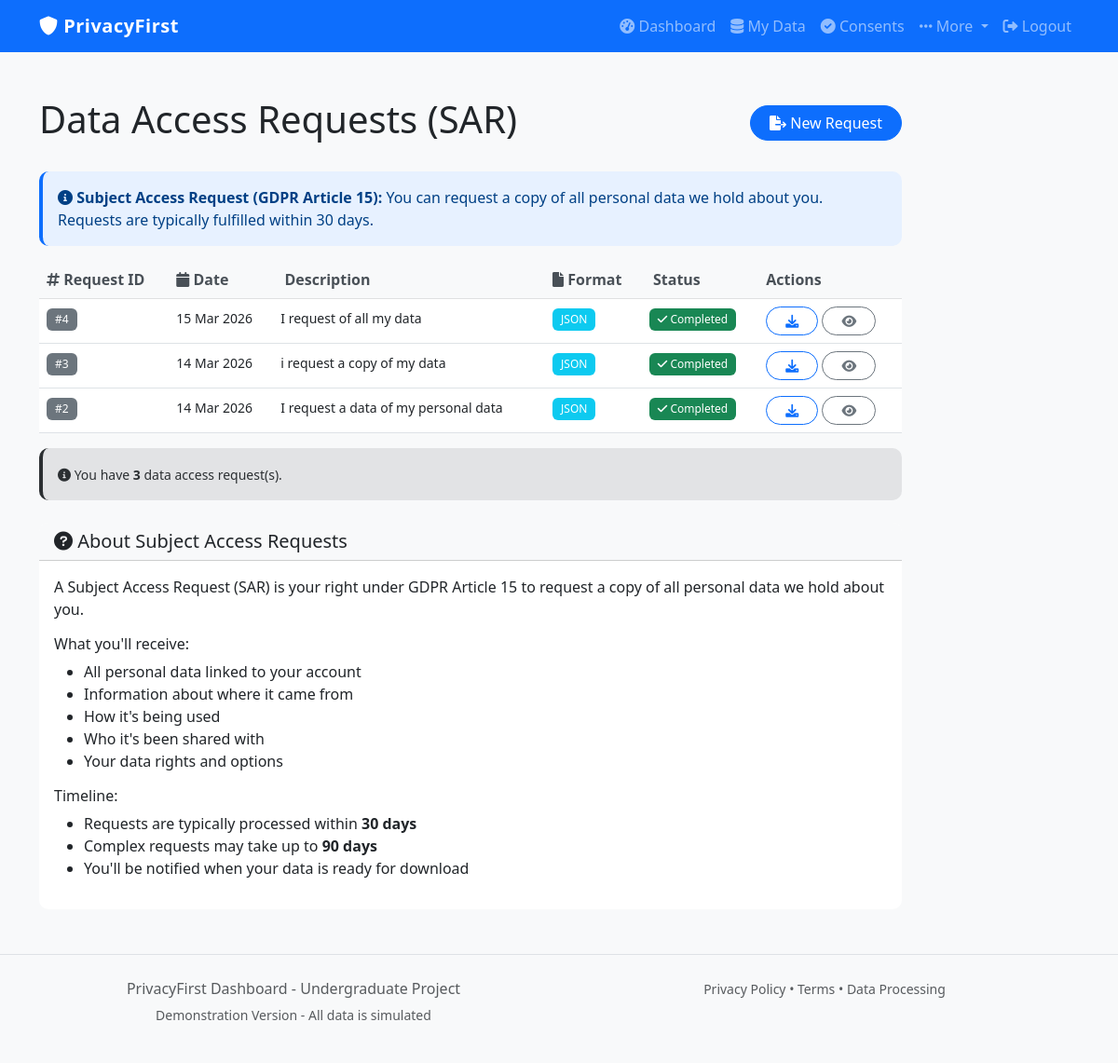
Page /data-requests (signed in) on the committed database.
### database.py (models this page shows)
class SubjectAccessRequest(db.Model):
    id = db.Column(db.Integer, primary_key=True)
    user_id = db.Column(db.Integer, db.ForeignKey('user.id'), nullable=False)
    request_date = db.Column(db.DateTime, default=datetime.utcnow)
    status = db.Column(db.String(20), default='pending')  # pending, completed, rejected
    data_format = db.Column(db.String(20), default='json')  # json, csv
    completed_at = db.Column(db.DateTime, nullable=True)
    rejection_reason = db.Column(db.String(500), nullable=True)
    description = db.Column(db.String(500))

### app.py (the view)
@app.route('/data-requests')
@login_required
def data_requests():
    requests = SubjectAccessRequest.query.filter_by(user_id=current_user.id).order_by(SubjectAccessRequest.request_date.desc()).all()
    log_audit("view_data_requests", "request", details="Viewed SAR list")
    return render_template('data_requests.html', requests=requests)

### app.py (called while the page is built)
@login_manager.user_loader
def load_user(user_id):
    return User.query.get(int(user_id))

def log_audit(action, resource_type, resource_id=None, details="", status="success"):
    try:
        ip_address = request.remote_addr if request else None
        audit_log = AuditLog(
            user_id=current_user.id if current_user.is_authenticated else None,
            action=action,
            resource_type=resource_type,
            resource_id=resource_id,
            details=details,
            ip_address=ip_address,
            status=status
        )
        db.session.add(audit_log)
        db.session.commit()
    except Exception as e:
        print(f"[AUDIT LOG ERROR] {e}")

### templates/data_requests.html (shortened to what this page needs)
{% extends "base.html" %}
{% block content %}
<div class="container mt-5">
    <div class="row">
        <div class="col-lg-10">
            <div class="d-flex justify-content-between align-items-center mb-4">
                <h1>Data Access Requests (SAR)</h1>
                <a href="{{ url_for('request_data') }}" class="btn btn-primary">
                    <i class="fas fa-file-export"></i> New Request
                </a>
            </div>
            <div class="alert alert-info">
                <i class="fas fa-info-circle"></i>
                <strong>Subject Access Request (GDPR Article 15):</strong>
                You can request a copy of all personal data we hold about you. Requests are typically fulfilled within 30 days.
            </div>
            {% if requests %}
                <div class="table-responsive">
                    <table class="table table-hover">
                        <thead class="table-light">
                            <tr>
                                <th><i class="fas fa-hashtag"></i> Request ID</th>
                                <th><i class="fas fa-calendar"></i> Date</th>
                                <th> Description</th>
                                <th><i class="fas fa-file"></i> Format</th>
                                <th> Status</th>
                                <th>Actions</th>
                            </tr>
                        </thead>
                        <tbody>
                            {% for request in requests %}
                                <tr>
                                    <td>
                                        <span class="badge bg-secondary">#{{ request.id }}</span>
                                    </td>
                                    <td>
                                        <small>{{ request.request_date.strftime('%d %b %Y') }}</small>
                                    </td>
                                    <td>
                                        <small>{{ request.description[:50] }}</small>
                                    </td>
                                    <td>
                                        <span class="badge bg-info">{{ request.data_format.upper() }}</span>
                                    </td>
                                    <td>
                                        {% if request.status == 'completed' %}
                                            <span class="badge bg-success"><i class="fas fa-check"></i> Completed</span>
                                        {% elif request.status == 'pending' %}
                                            <span class="badge bg-warning"><i class="fas fa-hourglass"></i> Pending</span>
                                        {% else %}
                                            <span class="badge bg-danger"><i class="fas fa-times"></i> Rejected</span>
                                        {% endif %}
                                    </td>
                                    <td>
                                        {% if request.status == 'completed' %}
                                            <a href="{{ url_for('download_sar', request_id=request.id) }}" class="btn btn-sm btn-outline-primary" title="Download data">
                                                <i class="fas fa-download"></i>
                                            </a>
                                        {% endif %}
                                        <button class="btn btn-sm btn-outline-secondary" data-bs-toggle="modal" data-bs-target="#details-{{ request.id }}" title="View details">
                                            <i class="fas fa-eye"></i>
                                        </button>
                                    </td>
                                </tr>
                            {% endfor %}
                        </tbody>
                    </table>
                </div>
                <div class="alert alert-secondary mt-3">
                    <small><i class="fas fa-info-circle"></i> You have <strong>{{ requests|length }}</strong> data access request(s).</small>
                </div>
            {% endif %}
            <div class="card mt-4">
                <div class="card-header bg-light">
                    <h5 class="mb-0"><i class="fas fa-question-circle"></i> About Subject Access Requests</h5>
                </div>
                <div class="card-body">
                    <p>A Subject Access Request (SAR) is your right under GDPR Article 15 to request a copy of all personal data we hold about you.</p>
                    <h6 class="mt-3">What you'll receive:</h6>
                    <ul>
                        <li>All personal data linked to your account</li>
                        <li>Information about where it came from</li>
                        <li>How it's being used</li>
                        <li>Who it's been shared with</li>
                        <li>Your data rights and options</li>
                    </ul>
                    <h6 class="mt-3">Timeline:</h6>
                    <ul>
                        <li>Requests are typically processed within <strong>30 days</strong></li>
                        <li>Complex requests may take up to <strong>90 days</strong></li>
                        <li>You'll be notified when your data is ready for download</li>
                    </ul>
                </div>
            </div>
        </div>
    </div>
</div>
{% endblock %}

### static/style.css (style rules this page uses)
body { background-color: #f8f9fa; font-family: 'Segoe UI', Tahoma, Geneva, Verdana, sans-serif; }
.card { border-radius: 10px; border: none; transition: transform 0.2s; }
.btn { border-radius: 25px; padding-left: 20px; padding-right: 20px; }
.alert { border-radius: 10px; border: none; }
.table { margin-bottom: 0; }
.table th { border-top: none; background-color: #f8f9fa; }
.table thead th { font-weight: 600; color: #495057; }
.badge { font-weight: 500; padding: 0.5em 0.75em; }
.card-header { border-radius: 10px 10px 0 0 !important; }
.alert { border-left: 4px solid; }
.alert-info { border-left-color: #0d6efd; background-color: #e7f1ff; color: #004085; }

### rows in the picture
SubjectAccessRequest: id "4", request_date "15 Mar 2026", description "I request of all my data", data_format "JSON", status "completed" (drawn)
SubjectAccessRequest: id "3", request_date "14 Mar 2026", description "i request a copy of my data", data_format "JSON", status "completed" (drawn)
SubjectAccessRequest: id "2", request_date "14 Mar 2026", description "I request a data of my personal data", data_format "JSON", status "completed" (drawn)

### other values in the picture
{{ requests|length }} "3"
